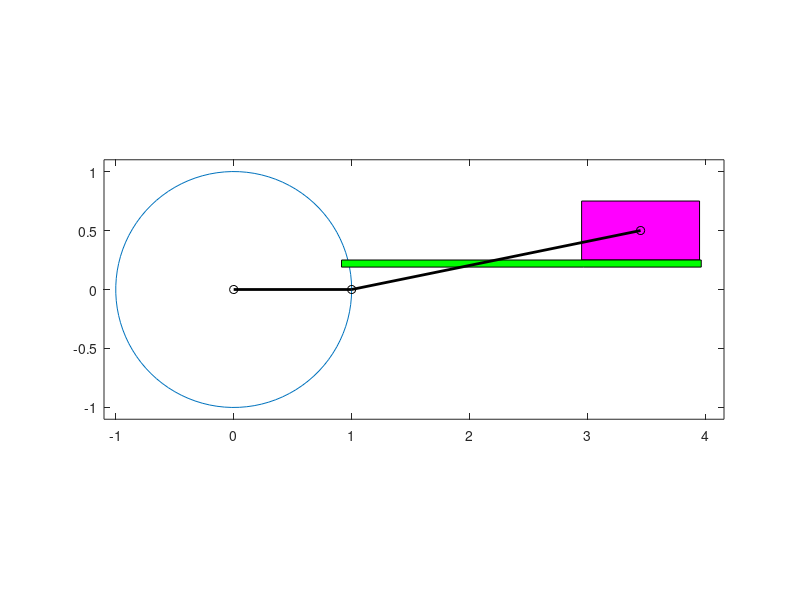

Here is the MATLAB script that generated this plot:
close all; clear all; clc
r =1; n=100;
theta=linspace(0,2*pi,n)
Ax= r*cos(theta);
Ay =r*sin(theta);
a= 2.5; e= 0.25 ; c= 0.5 ; d=1; t=0.06;

By = e+ c/2;
Bx = Ax + sqrt(a^2-(Ay-e-c/2).^2);

axislimits= [min(Ax)*1.1 max(Bx)*1.2 min(Ay)*1.1 max(Ay)*1.1];
sliderY = [e e+c e+c e e];
groundX = [min(Bx)-d/2 min(Bx)-d/2 max(Bx)+d/2 max(Bx)+d/2 max(Bx)-d/2];
groundY = [e-t e e e-t e-t];
for i =1:n

    plot(Ax,Ay,'-',0,0,'ko')
    axis equal
    hold on 
    sliderX= [Bx(i)-d/2 Bx(i)-d/2 Bx(i)+d/2 Bx(i)+d/2 Bx(i)-d/2];
    fill(sliderX,sliderY,'m')
    fill(groundX,groundY,'g')
    plot([0,Ax(i)],[0,Ay(i)],'k','linewidth',2)
    plot(Ax(i),Ay(i),'ko')
    plot(Bx(i),By,'ko')
    axis(axislimits)
    plot([Ax(i),Bx(i)],[Ay(i),By],'k','LineWidth',2)
    hold off 
    pause(0.02)
end



